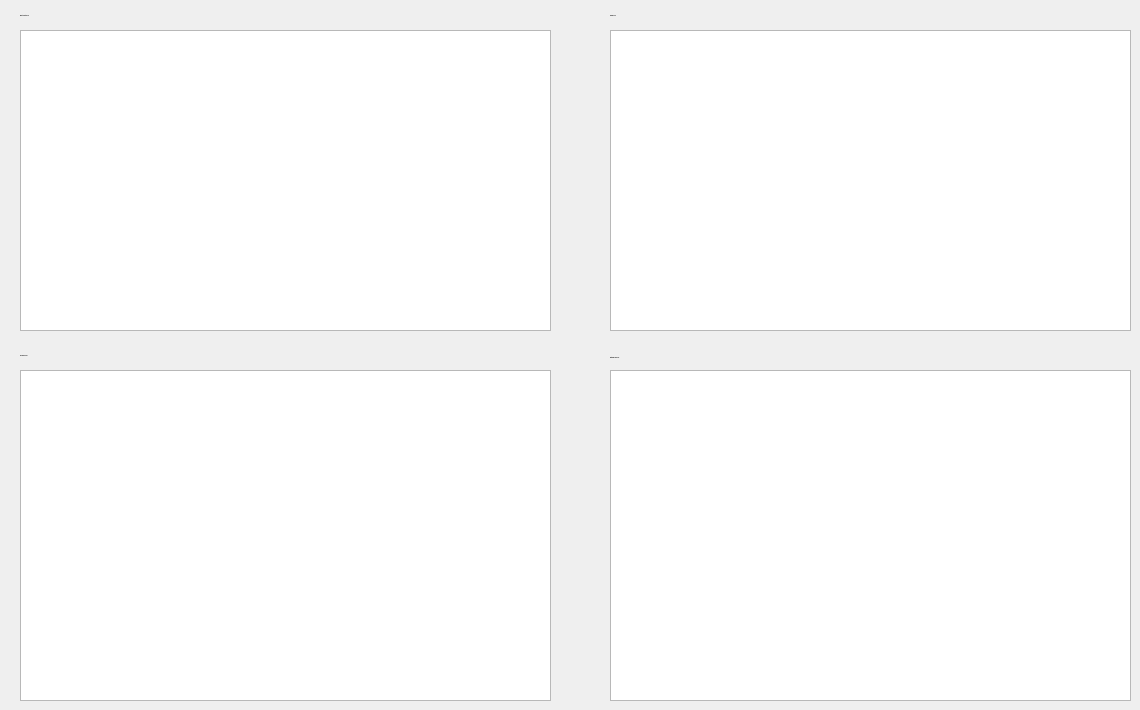
      <widget class="QWidget" name="tab_4">
       <attribute name="title">
        <string>LOG 1</string>
       </attribute>
       <widget class="QLabel" name="label_scannerLog">
        <property name="geometry">
         <rect>
          <x>20</x>
          <y>340</y>
          <width>331</width>
          <height>32</height>
         </rect>
        </property>
        <property name="font">
         <font>
          <family>Segoe UI</family>
          <pointsize>-1</pointsize>
          <weight>75</weight>
          <bold>true</bold>
         </font>
        </property>
        <property name="text">
         <string>3D Scanner Log</string>
        </property>
       </widget>
       <widget class="QLabel" name="label_robotLog">
        <property name="geometry">
         <rect>
          <x>20</x>
          <y>0</y>
          <width>451</width>
          <height>32</height>
         </rect>
        </property>
        <property name="font">
         <font>
          <family>Segoe UI</family>
          <pointsize>-1</pointsize>
          <weight>75</weight>
          <bold>true</bold>
         </font>
        </property>
        <property name="text">
         <string>Robot Control Log</string>
        </property>
       </widget>
       <widget class="QTextEdit" name="textEdit_log_3DScannerLogView">
        <property name="geometry">
         <rect>
          <x>20</x>
          <y>370</y>
          <width>531</width>
          <height>331</height>
         </rect>
        </property>
        <property name="font">
         <font>
          <family>Consolas</family>
          <pointsize>-1</pointsize>
         </font>
        </property>
       </widget>
       <widget class="QTextEdit" name="textEdit_log_gripperNode">
        <property name="geometry">
         <rect>
          <x>610</x>
          <y>30</y>
          <width>521</width>
          <height>301</height>
         </rect>
        </property>
        <property name="font">
         <font>
          <family>Consolas</family>
          <pointsize>-1</pointsize>
         </font>
        </property>
       </widget>
       <widget class="QTextEdit" name="textEdit_log_robotController">
        <property name="geometry">
         <rect>
          <x>20</x>
          <y>30</y>
          <width>531</width>
          <height>301</height>
         </rect>
        </property>
        <property name="font">
         <font>
          <family>Consolas</family>
          <pointsize>-1</pointsize>
         </font>
        </property>
       </widget>
       <widget class="QLabel" name="label_gripperLog">
        <property name="geometry">
         <rect>
          <x>610</x>
          <y>0</y>
          <width>421</width>
          <height>32</height>
         </rect>
        </property>
        <property name="font">
         <font>
          <family>Segoe UI</family>
          <pointsize>-1</pointsize>
          <weight>75</weight>
          <bold>true</bold>
         </font>
        </property>
        <property name="text">
         <string>Gripper Log</string>
        </property>
       </widget>
       <widget class="QLabel" name="label_matchingNodeLog">
        <property name="geometry">
         <rect>
          <x>610</x>
          <y>350</y>
          <width>221</width>
          <height>16</height>
         </rect>
        </property>
        <property name="font">
         <font>
          <family>Segoe UI</family>
          <pointsize>-1</pointsize>
          <weight>75</weight>
          <bold>true</bold>
         </font>
        </property>
        <property name="text">
         <string>Matching Node Log</string>
        </property>
       </widget>
       <widget class="QTextEdit" name="textEdit_log_MatchingNodeLogView">
        <property name="geometry">
         <rect>
          <x>610</x>
          <y>370</y>
          <width>521</width>
          <height>331</height>
         </rect>
        </property>
        <property name="font">
         <font>
          <family>Consolas</family>
          <pointsize>-1</pointsize>
         </font>
        </property>
       </widget>
      </widget>
